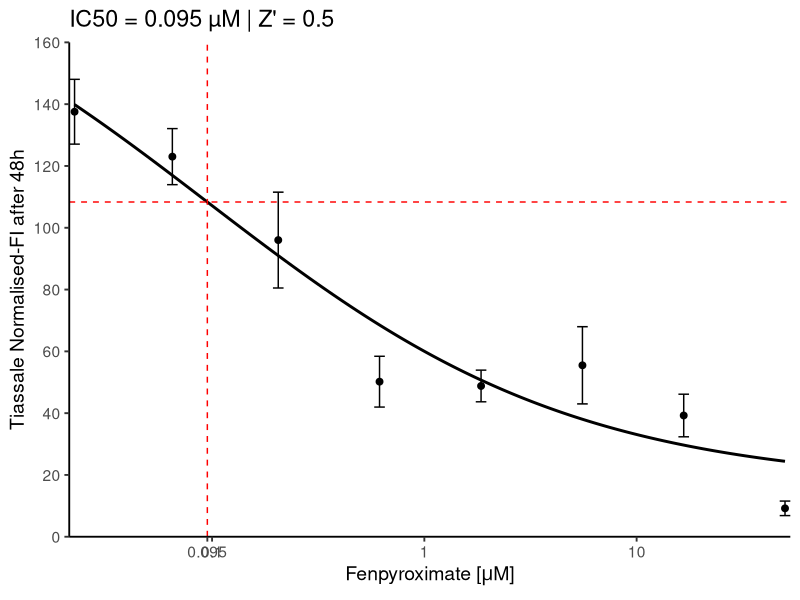

The R script that drew this image:
# Pakete laden
library(ggplot2)
library(scales)

# Beispiel: Vektoren (durch deine Daten ersetzen)
# Beispiel: Vektoren (durch deine Daten ersetzen)
q <- c(50, 16.665, 5.555, 1.85, 0.615, 0.205, 0.065, 0.0225)
w <- c(9.193729052,	39.24659713,	55.48882274,	48.80120642,	50.19242587,	96.01201191,	123.0209337,	137.5507215)
e <- c(2.34957467,	6.890709676,	12.4930397,	5.129808418,	8.226971321,	15.51161002,	9.068669145,	10.49128647)

pos_ctrl <- c(-2967.25,
              -675.25,
              -212.25,
              320.75)
neg_ctrl <- c(47183.5,
              55698.5,
              59508.5,
              67048.5)

data <- data.frame(
  Konzentration = q,
  Wirkung = w,
  SD = e
)

# ---------------------------
# Achsengrenzen
# ---------------------------
y_min <- floor(min(w - e) / 20) * 20
y_max <- ceiling(max(w + e) / 20) * 20

# ---------------------------
# 4-Parameter-logistische Funktion
# ---------------------------
sigmoid <- function(conc, bottom, top, logLC50, slope) {
  bottom + (top - bottom) /
    (1 + exp(slope * (log(conc) - logLC50)))
}

# ---------------------------
# Fit
# ---------------------------
fit <- nls(
  Wirkung ~ sigmoid(Konzentration, bottom, top, logLC50, slope),
  data = data,
  start = list(
    bottom = min(w),
    top = max(w),
    logLC50 = log(median(q)),
    slope = 1
  ),
  algorithm = "port",
  lower = c(0, 0, log(min(q) / 100), 0.001),
  upper = c(200, 200, log(max(q) * 100), 20),
  control = nls.control(maxiter = 5000, warnOnly = TRUE)
)

coef_fit <- coef(fit)

print(coef_fit)
print(summary(fit))

# ---------------------------
# IC50 berechnen
# ---------------------------
target_y <- coef_fit["bottom"] +
  (coef_fit["top"] - coef_fit["bottom"]) / 2

LC50_numeric <- tryCatch({
  uniroot(
    function(x)
      sigmoid(
        x,
        coef_fit["bottom"],
        coef_fit["top"],
        coef_fit["logLC50"],
        coef_fit["slope"]
      ) - target_y,
    lower = min(q) / 10,
    upper = max(q) * 10
  )$root
}, error = function(e) NA)

cat("IC50 =", LC50_numeric, "µM\n")

# ---------------------------
# Vorhersagekurve
# ---------------------------
q_pred <- exp(seq(
  log(min(q)),
  log(max(q)),
  length.out = 400
))

pred <- sigmoid(
  q_pred,
  coef_fit["bottom"],
  coef_fit["top"],
  coef_fit["logLC50"],
  coef_fit["slope"]
)

curve_data <- data.frame(
  Konzentration = q_pred,
  Wirkung = pred
)

# ---------------------------
# Z'-Faktor
# ---------------------------
z_prime <- 1 -
  (3 * (sd(pos_ctrl) + sd(neg_ctrl))) /
  abs(mean(pos_ctrl) - mean(neg_ctrl))

# ---------------------------
# X-Achsen-Breaks
# ---------------------------
breaks_x <- log_breaks()(range(q))

if (!is.na(LC50_numeric)) {
  breaks_x <- sort(unique(c(breaks_x, LC50_numeric)))
}

# ---------------------------
# Plot
# ---------------------------
p <- ggplot(data, aes(x = Konzentration, y = Wirkung)) +
  
  geom_point(size = 2, colour = "black") +
  
  geom_errorbar(
    aes(
      ymin = Wirkung - SD,
      ymax = Wirkung + SD
    ),
    width = 0.05,
    colour = "black"
  ) +
  
  geom_line(
    data = curve_data,
    aes(y = Wirkung),
    linewidth = 1,
    colour = "black"
  )

# Nur zeichnen, wenn IC50 existiert
if (!is.na(LC50_numeric)) {
  p <- p +
    geom_vline(
      xintercept = LC50_numeric,
      colour = "red",
      linetype = "dashed"
    ) +
    geom_hline(
      yintercept = target_y,
      colour = "red",
      linetype = "dashed"
    )
}

p <- p +
  scale_x_log10(
    expand = c(0, 0),
    breaks = breaks_x,
    labels = function(x) round(x, 4)
  ) +
  scale_y_continuous(
    limits = c(y_min, y_max),
    breaks = seq(y_min, y_max, by = 20),
    expand = c(0, 0)
  ) +
  theme_classic(base_size = 14) +
  labs(
    x = expression("Fenpyroximate ["*mu*"M]"),
    y = "Tiassale Normalised-FI after 48h",
    title = paste0(
      "IC50 = ",
      ifelse(is.na(LC50_numeric), "nicht bestimmbar", round(LC50_numeric, 4)),
      " µM | Z' = ",
      round(z_prime, 3)
    )
  )
print (p)
